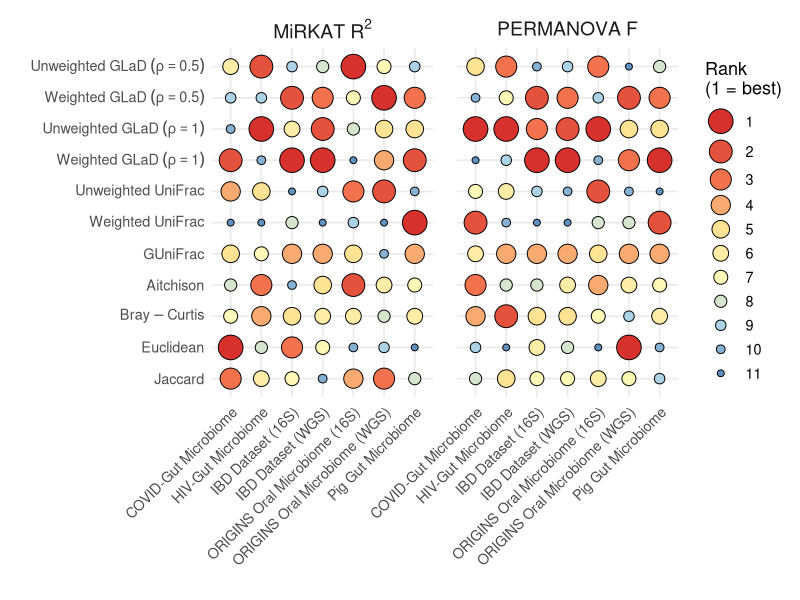
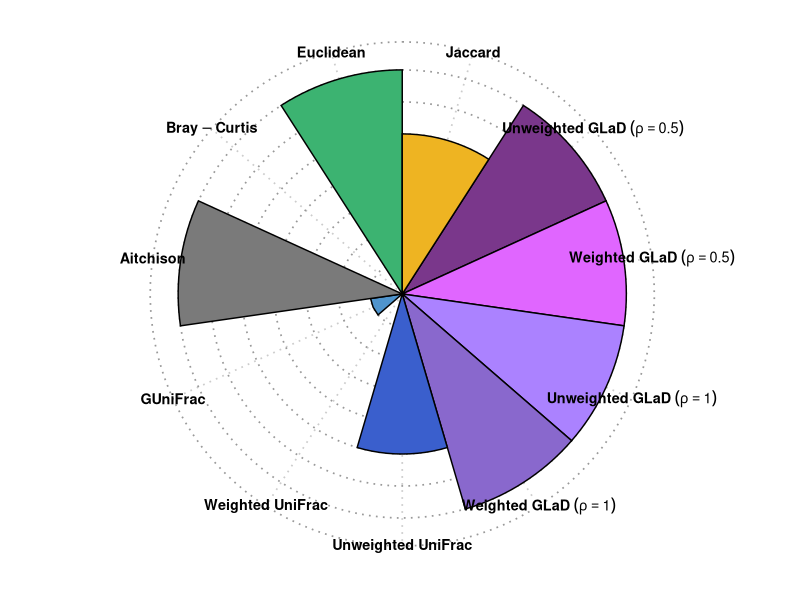
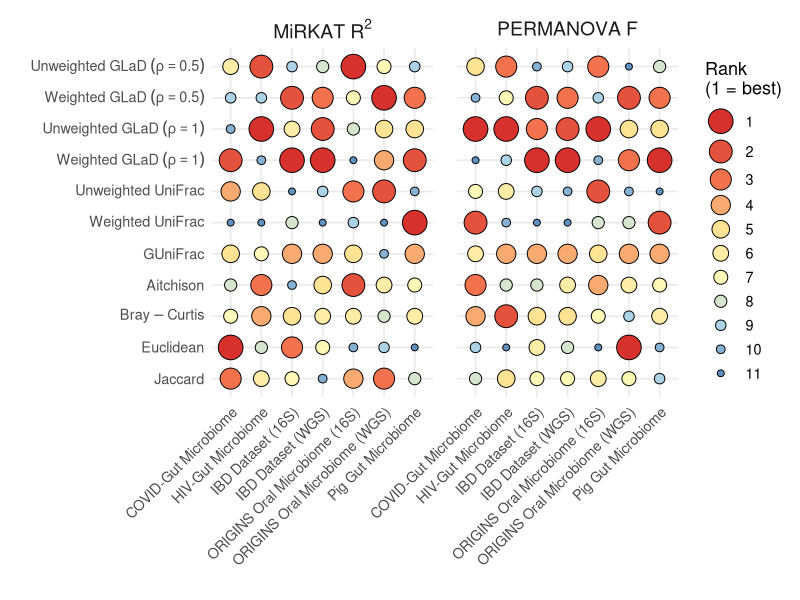
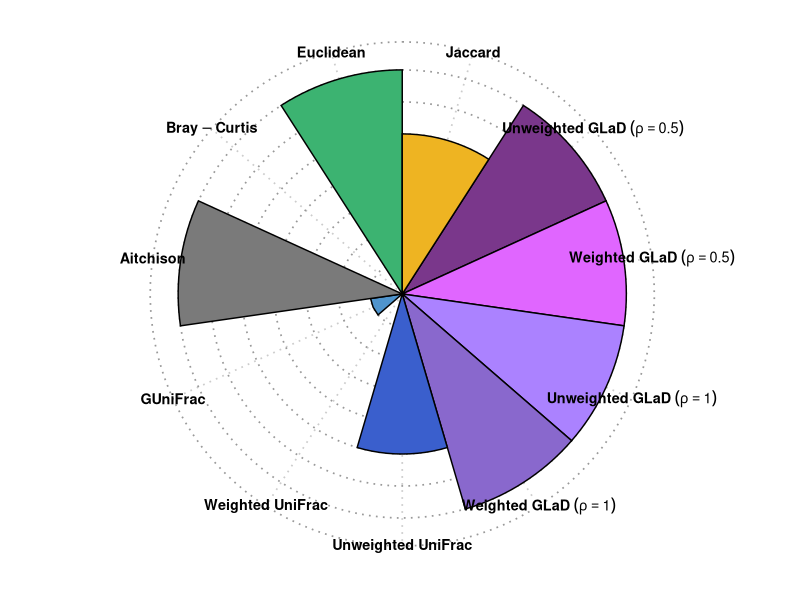

Write the R code that produced these figures, in order.
# ── libraries ────────────────────────────────────────────────────────────────
library(ggplot2)
library(dplyr)
library(tidyr)
library(scales)      # for label_parse()

# ── read data ────────────────────────────────────────────────────────────────
result <- read.csv("CaseStudyResult/filtered_CaseStudyResult.csv")

# ── helper vectors ───────────────────────────────────────────────────────────

# 1. exact method order required on the y‑axis
ordered_methods <- c(
  "GLaD_0.5_unweighted", "GLaD_0.5_weighted",
  "GLaD_1_unweighted",   "GLaD_1_weighted",
  "unifrac_unweighted",  "unifrac_weighted_phyloseq",
  "GUniFrac", "aitchison", "bray", "euclidean", "jaccard"
)

# LaTeX‑like labels (no bold so `label_parse()` works out‑of‑box)
method_latex_labels <- c(
  "GLaD_0.5_unweighted"        = "Unweighted~GLaD~(rho==0.5)",
  "GLaD_0.5_weighted"          = "Weighted~GLaD~(rho==0.5)",
  "GLaD_1_unweighted"          = "Unweighted~GLaD~(rho==1)",
  "GLaD_1_weighted"            = "Weighted~GLaD~(rho==1)",
  "unifrac_unweighted"         = "Unweighted~UniFrac",
  "unifrac_weighted_phyloseq"  = "Weighted~UniFrac",
  "GUniFrac"                   = "GUniFrac",
  "aitchison"                  = "Aitchison",
  "bray"                       = "Bray-Curtis",
  "euclidean"                  = "Euclidean",
  "jaccard"                    = "Jaccard"
)

# dataset labels for the x‑axis
dataset_labels <- c(
  "Concordance_oral_wgs" = "ORIGINS Oral Microbiome (WGS)",
  "Concordance_oral_16S" = "ORIGINS Oral Microbiome (16S)",
  "covid"                = "COVID-Gut Microbiome",
  "HIV_gut"              = "HIV-Gut Microbiome",
  "IBD_16s"              = "IBD Dataset (16S)",
  "IBD_wgs"              = "IBD Dataset (WGS)",
  "Pig_gut"              = "Pig Gut Microbiome"
)

# ── wrangle & rank ───────────────────────────────────────────────────────────
plot_df <- result %>%
  rename(
    Dataset     = source,
    Method      = Dissimilarity,
    PERMANOVA_F = pseudo_F,
    MiRKAT_R2   = MiRKAT_Rsquared
  ) %>%
  filter(Method %in% ordered_methods) %>%
  mutate(Method = factor(Method, levels = ordered_methods)) %>%     # strict order
  group_by(Dataset) %>%
  mutate(
    F_rank  = rank(-PERMANOVA_F),   # larger F  ⇒ better (rank 1)
    R2_rank = rank(-MiRKAT_R2)      # larger R² ⇒ better
  ) %>%
  pivot_longer(c(F_rank, R2_rank),
               names_to  = "Metric",
               values_to = "Rank") %>%
  ungroup() %>%
  mutate(
    Metric        = recode(Metric,
                           F_rank  = "PERMANOVA~F",
                           R2_rank = "MiRKAT~R^2"),
    Dataset_label = recode(Dataset, !!!dataset_labels),
    Method_latex  = recode(as.character(Method), !!!method_latex_labels),
    Method_latex  = factor(Method_latex,                        # keep y‑axis order
                           levels = method_latex_labels[ordered_methods]),
    Rank_f        = factor(Rank, levels = sort(unique(Rank)))   # ordered factor
  )


method_order <- ordered_methods



plot_df <- result %>%
  rename(
    Dataset     = source,
    Method      = Dissimilarity,
    PERMANOVA_F = pseudo_F,
    MiRKAT_R2   = MiRKAT_Rsquared
  ) %>%
  filter(Method %in% method_order) %>%
  mutate(Method = factor(Method, levels = method_order)) %>%     # strict order
  group_by(Dataset) %>%
  mutate(
    F_rank  = rank(-PERMANOVA_F),   # larger F  ⇒ better (rank 1)
    R2_rank = rank(-MiRKAT_R2)      # larger R² ⇒ better
  ) %>%
  pivot_longer(c(F_rank, R2_rank),
               names_to  = "Metric",
               values_to = "Rank") %>%
  ungroup() %>%
  mutate(
    Metric        = recode(Metric,
                           F_rank  = "PERMANOVA~F",
                           R2_rank = "MiRKAT~R^2"),
    Dataset_label = recode(Dataset, !!!dataset_labels),
    Method_latex  = recode(as.character(Method), !!!method_latex_labels),
    Method_latex  = factor(Method_latex,                        # keep y‑axis order
                           levels = method_latex_labels[method_order]),
    Rank_f        = factor(Rank, levels = sort(unique(Rank)))   # ordered factor
  )

# ── palette & size: same length as #ranks ────────────────────────────────────
n_ranks   <- nlevels(plot_df$Rank_f)                        # e.g. 11
rank_pal  <- colorRampPalette(c("#d7312d", "#f2724d","#fee395", "#fef9b7","#acd2e5", "#6090c1"))(n_ranks)
size_vals <- rescale(rev(seq_len(n_ranks)), to = c(2, 8))   # rank 1 = largest

# ── plot ─────────────────────────────────────────────────────────────────────
p <- ggplot(plot_df,
            aes(x    = Dataset_label,
                y    = Method_latex,
                fill = Rank_f,
                size = Rank_f)) +
  geom_point(shape = 21, colour = "black") +
  facet_wrap(~ Metric, scales = "free_x", labeller = label_parsed) +
  scale_fill_manual(values = rank_pal,
                    name   = "Rank\n(1 = best)") +
  scale_size_manual(values = size_vals,
                    name   = "Rank\n(1 = best)") +
  guides(
    fill = guide_legend(
      override.aes = list(size   = size_vals,
                          shape  = 21,
                          colour = "black")),
    size = "none"
  ) +
  scale_y_discrete(
    limits = rev(levels(plot_df$Method_latex)),   # ← reverse the order
    labels = label_parse()
  ) +
  theme_minimal(base_size = 13) +
  theme(
    axis.text.x   = element_text(angle = 45, hjust = 1),
    panel.spacing = unit(1.2, "lines"),
    strip.text    = element_text(size = 14)
  ) +
  labs(x = "", y = "")

print(p)

ggsave("CaseStudyResult/bubble_plot.png", plot = p, width = 10, height = 6, dpi = 1000)


########################################## Radar plot #########################################

# ── packages ───────────────────────────────────────────────────────────────────
library(ggplot2)
library(dplyr)

# ── ordering, labels, colours ──────────────────────────────────────────────────
ordered_methods <- c(
  "jaccard",
  "GLaD_0.5_unweighted", "GLaD_0.5_weighted",
  "GLaD_1_unweighted",   "GLaD_1_weighted",
  "unifrac_unweighted",  "unifrac_weighted_phyloseq",
  "GUniFrac", "aitchison", "bray", "euclidean"
)

method_latex_labels <- c(
  "GLaD_0.5_unweighted"      = "bold(Unweighted~GLaD~(rho==0.5))",
  "GLaD_0.5_weighted"        = "bold(Weighted~GLaD~(rho==0.5))",
  "GLaD_1_unweighted"        = "bold(Unweighted~GLaD~(rho==1))",
  "GLaD_1_weighted"          = "bold(Weighted~GLaD~(rho==1))",
  "unifrac_unweighted"       = "bold(Unweighted~UniFrac)",
  "unifrac_weighted_phyloseq"= "bold(Weighted~UniFrac)",
  "GUniFrac"                 = "bold(GUniFrac)",
  "aitchison"                = "bold(Aitchison)",
  "bray"                     = "bold(Bray-Curtis)",
  "euclidean"                = "bold(Euclidean)",
  "jaccard"                  = "bold(Jaccard)"
)

method_colors <- c(
  "GLaD_0.5_unweighted"      = "mediumorchid4",
  "GLaD_0.5_weighted"        = "mediumorchid1",
  "GLaD_1_unweighted"        = "mediumpurple1",
  "GLaD_1_weighted"          = "mediumpurple3",
  "unifrac_unweighted"       = "royalblue3",
  "unifrac_weighted_phyloseq"= "steelblue1",
  "GUniFrac"                 = "steelblue3",
  "aitchison"                = "gray48",
  "bray"                     = "coral3",
  "euclidean"                = "mediumseagreen",
  "jaccard"                  = "goldenrod2"
)

# ── build summary table ────────────────────────────────────────────────────────
fni_summary <- result %>%
  filter(Dissimilarity %in% ordered_methods) %>%
  mutate(IsEuclideanC = if_else(IsEuclidean == "YES", 1, 0)) %>%
  group_by(Dissimilarity) %>%
  summarise(FNI_zero_count = sum(IsEuclideanC), .groups = "drop") %>%
  mutate(method = factor(Dissimilarity, levels = ordered_methods))

# helper: parse labels on demand
label_fun <- function(x) parse(text = method_latex_labels[x])

# ── plot ───────────────────────────────────────────────────────────────────────
r <- ggplot(fni_summary,
            aes(x = method, y = FNI_zero_count, fill = method)) +
  geom_bar(stat = "identity", width = 1, colour = "black", show.legend = FALSE) +
  coord_polar(start = 0, clip = "off") +                    # don’t clip labels
  scale_fill_manual(values = method_colors) +
  scale_y_continuous(breaks = pretty(fni_summary$FNI_zero_count)) +
  scale_x_discrete(labels = label_fun) +                    # parse LaTeX‑style
  theme_minimal(base_size = 13) +
  theme(
    axis.title      = element_blank(),
    axis.text.y     = element_blank(),
    axis.text.x = element_text(hjust = 1, vjust = 1, colour = "black"),
    panel.grid      = element_line(colour = "grey80", linetype = "dotted"),
    panel.grid.major.y = element_line(colour = "grey60"),
    plot.title      = element_text(hjust = 0.5, face = "bold"),
    plot.margin     = margin(t = 10, r = 40, b = 10, l = 40) # extra room
  ) 

print(r)
ggsave("CaseStudyResult/radar_plot.png", plot = r, width = 9, height = 6, dpi = 1000)
